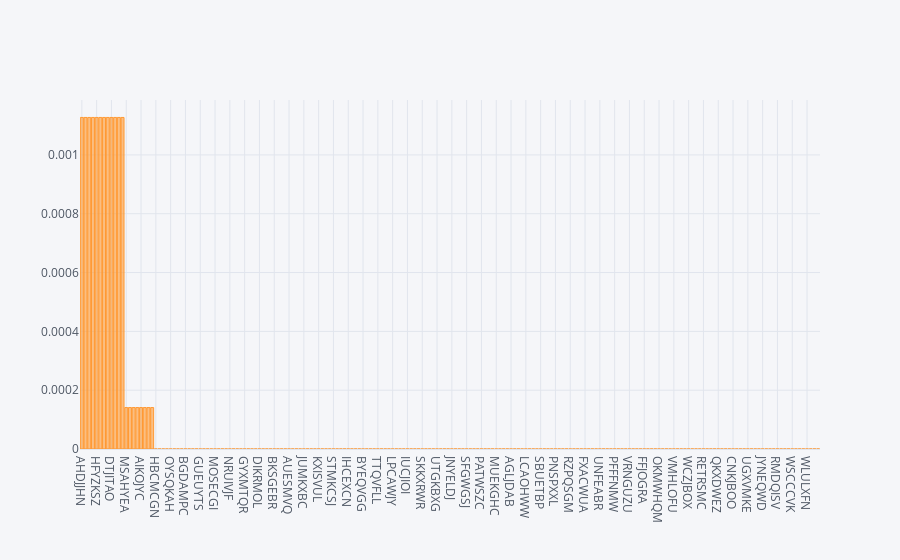

The notebook cell this image was saved under:
### Code cell
missing_percentage.sort_values(ascending=False).tail(200).iplot(kind='bar')

### Figure 1 — Plotly figure (JSON) as saved in the notebook; plotly's stock layout.template omitted (floating-point values rounded to 4 significant figures; data arrays with more than 128 entries replaced by an {"elided": "..."} marker saying what was removed)
{"data": [{"marker": {"color": "rgba(255, 153, 51, 0.6)", "line": {"color": "rgba(255, 153, 51, 1.0)", "width": 1}}, "name": "None", "orientation": "v", "text": "", "type": "bar", "x": {"elided": "200 str values"}, "y": {"elided": "200 float values"}}], "layout": {"autosize": true, "legend": {"bgcolor": "#F5F6F9", "font": {"color": "#4D5663"}}, "paper_bgcolor": "#F5F6F9", "plot_bgcolor": "#F5F6F9", "title": {"font": {"color": "#4D5663"}}, "xaxis": {"autorange": true, "gridcolor": "#E1E5ED", "range": [-0.5, 199.5], "showgrid": true, "tickfont": {"color": "#4D5663"}, "title": {"font": {"color": "#4D5663"}, "text": ""}, "type": "category", "zerolinecolor": "#E1E5ED"}, "yaxis": {"autorange": true, "gridcolor": "#E1E5ED", "range": [0, 0.001187], "showgrid": true, "tickfont": {"color": "#4D5663"}, "title": {"font": {"color": "#4D5663"}, "text": ""}, "type": "linear", "zerolinecolor": "#E1E5ED"}}}
